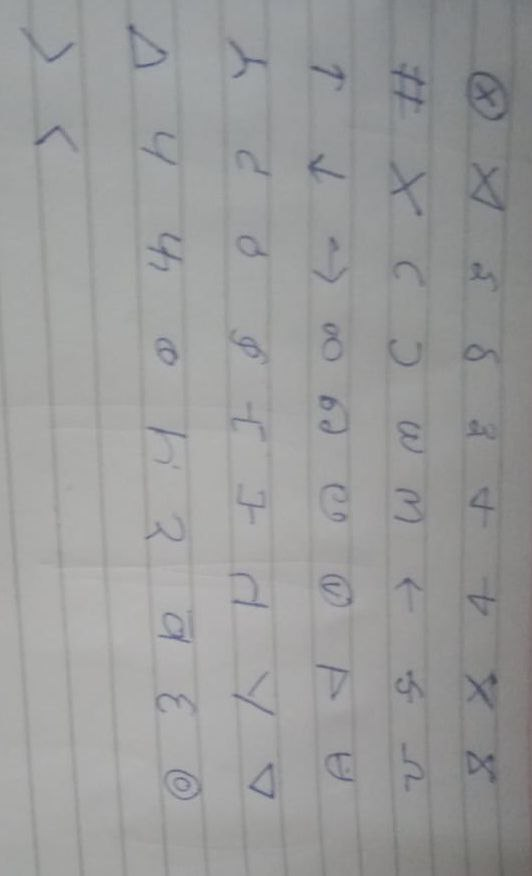
#> input picture images/saurabh1.jpg, 532 x 876 px, found by its file name
$ python preprocess.py
#> lines starting #> are read from the running program, lines starting #| are printed output that depends on the picture; after the words box and inside, x2 and y2 are one past the last pixel; in counts of white or black regions, pixels touching at a corner belong together
#> further down, img is the input picture: shape (876, 532, 3); mean B, G, R 155.1, 155.2, 154.5
# code to implement preprocessing of image to achieve optical character recognition

# installing necessary libraries
import cv2
import numpy as np
import math
from PIL import Image
#from matplotlib import pyplot as plt


# function to display images
# [14 lines left out: function display, not called in this run]


# Resize the input image while preserving the aspect ratio.
def resize_image(image, scale_factor=None, width=None, height=None):

    if scale_factor is not None:
        resized_image = cv2.resize(image, None, fx=scale_factor, fy=scale_factor, interpolation=cv2.INTER_AREA)
    elif width is not None and height is not None:
        resized_image = cv2.resize(image, (width, height), interpolation=cv2.INTER_AREA)
    elif width is not None:
        aspect_ratio = float(image.shape[1]) / float(image.shape[0])
        resized_image = cv2.resize(image, (width, int(width / aspect_ratio)), interpolation=cv2.INTER_AREA)
    elif height is not None:
        aspect_ratio = float(image.shape[1]) / float(image.shape[0])
        resized_image = cv2.resize(image, (int(height * aspect_ratio), height), interpolation=cv2.INTER_AREA)
    else:
        raise ValueError("Please provide either scale_factor, width, or height.")

    return resized_image


# function to sharpen the input image.
def sharpen_image(image, strength=1):
    """
    Args:
    image: Input image (numpy array).
    strength: Strength of the sharpening effect (optional, default=1).
                Increase strength for stronger sharpening, decrease for weaker sharpening.
    """
#> called with strength = 1
    kernel = np.array([[0, -1, 0], [-1, 5 * strength, -1], [0, -1, 0]])
    sharpened_image = cv2.filter2D(image, -1, kernel)
    return sharpened_image


# function to adjust the brightness and contrast of the input image.
# [11 lines left out: function adjust_brightness_contrast, not called in this run]


# function to invert images
def invert(file):
    invert_img = cv2.bitwise_not(file)
    return invert_img


# function for thresholding image to remove noise and lines
def thresholding(image):
    gray = cv2.cvtColor(image, cv2.COLOR_BGR2GRAY)  # Convert to grayscale
    return cv2.threshold(gray, 0, 255, cv2.THRESH_BINARY + cv2.THRESH_OTSU)[1]
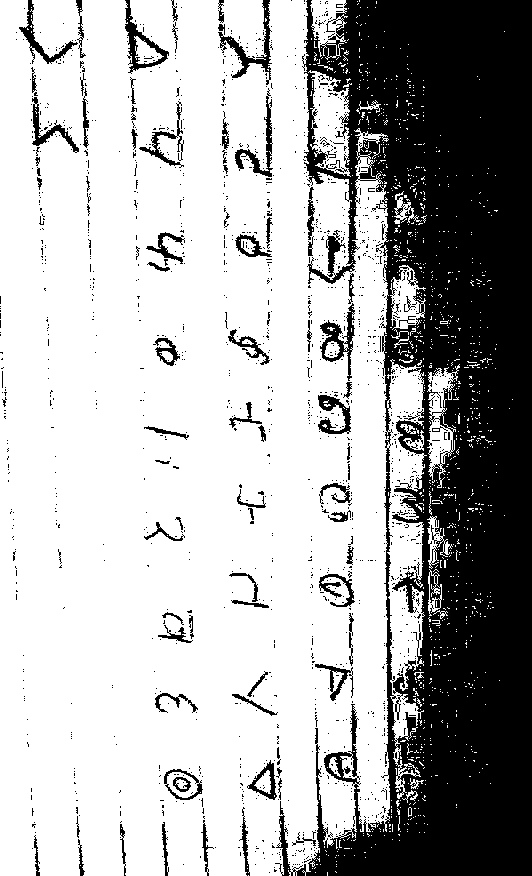
#> returned value: shape (876, 532); 69% white; 1496 black regions (1410 under 20 px), largest, box (x1, y1, x2, y2) and area: (275, 0, 532, 876) 126945, (218, 0, 272, 85) 905, (320, 303, 355, 381) 823


# function to binarize image
def binarize(file):
#> (the run stopped early here; a loop or call above may not have finished)

$ run again, with images/saurabh2.jpg copied over images/saurabh1.jpg
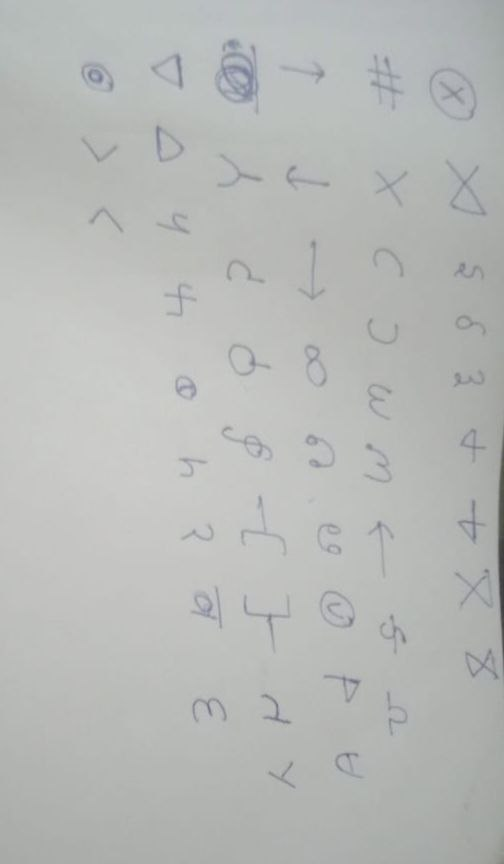
#> input picture images/saurabh2.jpg, 504 x 864 px, found by its file name
#> img is the input picture: shape (864, 504, 3); mean B, G, R 183.4, 185.3, 183.3
#> in thresholding, `return cv2.threshold(gray, 0, 255, cv2.THRESH_BINARY + cv2.THRESH_OTSU..`:
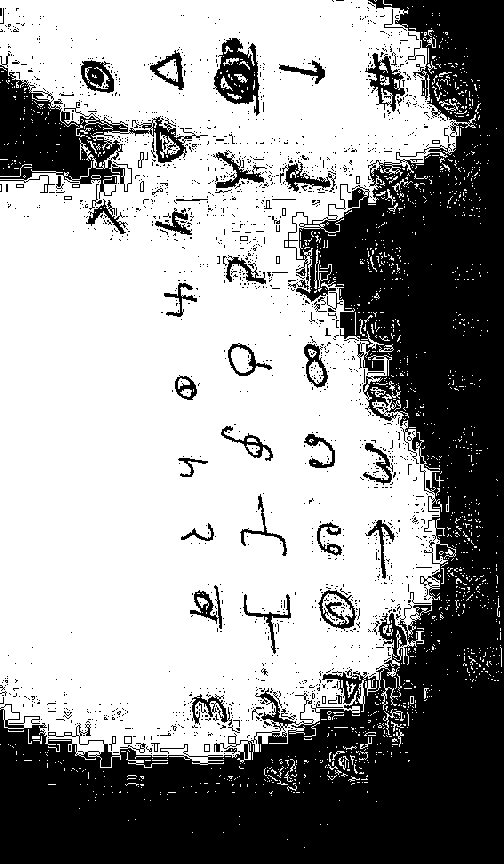
#> returned value: shape (864, 504); 61.2% white; 1708 black regions (1633 under 20 px), largest, box (x1, y1, x2, y2) and area: (0, 0, 504, 864) 141843, (0, 53, 208, 199) 9340, (213, 38, 260, 116) 1878
